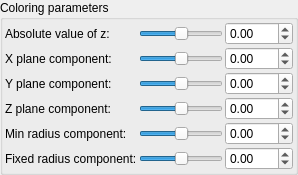
    <widget class="QGroupBox" name="groupBox_4">
     <property name="title">
      <string>Coloring parameters</string>
     </property>
     <layout class="QGridLayout" name="gridLayout_5">
      <property name="leftMargin">
       <number>2</number>
      </property>
      <property name="topMargin">
       <number>2</number>
      </property>
      <property name="rightMargin">
       <number>2</number>
      </property>
      <property name="bottomMargin">
       <number>2</number>
      </property>
      <property name="spacing">
       <number>2</number>
      </property>
      <item row="0" column="0">
       <layout class="QGridLayout" name="gridLayout_4">
        <property name="spacing">
         <number>2</number>
        </property>
        <item row="4" column="0">
         <widget class="QLabel" name="label_28">
          <property name="text">
           <string>Min radius component:</string>
          </property>
         </widget>
        </item>
        <item row="2" column="0">
         <widget class="QLabel" name="label_26">
          <property name="text">
           <string>Y plane component:</string>
          </property>
         </widget>
        </item>
        <item row="2" column="1">
         <widget class="QSlider" name="slider3_mandelbox_color_y">
          <property name="minimum">
           <number>-500</number>
          </property>
          <property name="maximum">
           <number>500</number>
          </property>
          <property name="singleStep">
           <number>1</number>
          </property>
          <property name="orientation">
           <enum>Qt::Horizontal</enum>
          </property>
         </widget>
        </item>
        <item row="1" column="2">
         <widget class="MyDoubleSpinBox" name="spinbox3_mandelbox_color_x">
          <property name="prefix">
           <string/>
          </property>
          <property name="suffix">
           <string/>
          </property>
          <property name="decimals">
           <number>2</number>
          </property>
          <property name="minimum">
           <double>-100.000000000000000</double>
          </property>
          <property name="maximum">
           <double>100.000000000000000</double>
          </property>
          <property name="singleStep">
           <double>0.100000000000000</double>
          </property>
         </widget>
        </item>
        <item row="3" column="2">
         <widget class="MyDoubleSpinBox" name="spinbox3_mandelbox_color_z">
          <property name="prefix">
           <string/>
          </property>
          <property name="suffix">
           <string/>
          </property>
          <property name="decimals">
           <number>2</number>
          </property>
          <property name="minimum">
           <double>-100.000000000000000</double>
          </property>
          <property name="maximum">
           <double>100.000000000000000</double>
          </property>
          <property name="singleStep">
           <double>0.100000000000000</double>
          </property>
         </widget>
        </item>
        <item row="1" column="1">
         <widget class="QSlider" name="slider3_mandelbox_color_x">
          <property name="minimum">
           <number>-500</number>
          </property>
          <property name="maximum">
           <number>500</number>
          </property>
          <property name="singleStep">
           <number>1</number>
          </property>
          <property name="orientation">
           <enum>Qt::Horizontal</enum>
          </property>
         </widget>
        </item>
        <item row="1" column="0">
         <widget class="QLabel" name="label_25">
          <property name="text">
           <string>X plane component:</string>
          </property>
         </widget>
        </item>
        <item row="3" column="0">
         <widget class="QLabel" name="label_27">
          <property name="text">
           <string>Z plane component:</string>
          </property>
         </widget>
        </item>
        <item row="0" column="1">
         <widget class="QSlider" name="slider_mandelbox_color_R">
          <property name="minimum">
           <number>-500</number>
          </property>
          <property name="maximum">
           <number>500</number>
          </property>
          <property name="singleStep">
           <number>1</number>
          </property>
          <property name="orientation">
           <enum>Qt::Horizontal</enum>
          </property>
         </widget>
        </item>
        <item row="0" column="2">
         <widget class="MyDoubleSpinBox" name="spinbox_mandelbox_color_R">
          <property name="prefix">
           <string/>
          </property>
          <property name="suffix">
           <string/>
          </property>
          <property name="decimals">
           <number>2</number>
          </property>
          <property name="minimum">
           <double>-100.000000000000000</double>
          </property>
          <property name="maximum">
           <double>100.000000000000000</double>
          </property>
          <property name="singleStep">
           <double>0.100000000000000</double>
          </property>
         </widget>
        </item>
        <item row="3" column="1">
         <widget class="QSlider" name="slider3_mandelbox_color_z">
          <property name="minimum">
           <number>-500</number>
          </property>
          <property name="maximum">
           <number>500</number>
          </property>
          <property name="singleStep">
           <number>1</number>
          </property>
          <property name="orientation">
           <enum>Qt::Horizontal</enum>
          </property>
         </widget>
        </item>
        <item row="0" column="0">
         <widget class="QLabel" name="label_24">
          <property name="text">
           <string>Absolute value of z:</string>
          </property>
         </widget>
        </item>
        <item row="2" column="2">
         <widget class="MyDoubleSpinBox" name="spinbox3_mandelbox_color_y">
          <property name="prefix">
           <string/>
          </property>
          <property name="suffix">
           <string/>
          </property>
          <property name="decimals">
           <number>2</number>
          </property>
          <property name="minimum">
           <double>-100.000000000000000</double>
          </property>
          <property name="maximum">
           <double>100.000000000000000</double>
          </property>
          <property name="singleStep">
           <double>0.100000000000000</double>
          </property>
         </widget>
        </item>
        <item row="5" column="0">
         <widget class="QLabel" name="label_29">
          <property name="text">
           <string>Fixed radius component:</string>
          </property>
         </widget>
        </item>
        <item row="4" column="1">
         <widget class="QSlider" name="slider_mandelbox_color_Sp1">
          <property name="minimum">
           <number>-500</number>
          </property>
          <property name="maximum">
           <number>500</number>
          </property>
          <property name="singleStep">
           <number>1</number>
          </property>
          <property name="orientation">
           <enum>Qt::Horizontal</enum>
          </property>
         </widget>
        </item>
        <item row="5" column="1">
         <widget class="QSlider" name="slider_mandelbox_color_Sp2">
          <property name="minimum">
           <number>-500</number>
          </property>
          <property name="maximum">
           <number>500</number>
          </property>
          <property name="singleStep">
           <number>1</number>
          </property>
          <property name="orientation">
           <enum>Qt::Horizontal</enum>
          </property>
         </widget>
        </item>
        <item row="4" column="2">
         <widget class="MyDoubleSpinBox" name="spinbox_mandelbox_color_Sp1">
          <property name="prefix">
           <string/>
          </property>
          <property name="suffix">
           <string/>
          </property>
          <property name="decimals">
           <number>2</number>
          </property>
          <property name="minimum">
           <double>-100.000000000000000</double>
          </property>
          <property name="maximum">
           <double>100.000000000000000</double>
          </property>
          <property name="singleStep">
           <double>0.100000000000000</double>
          </property>
         </widget>
        </item>
        <item row="5" column="2">
         <widget class="MyDoubleSpinBox" name="spinbox_mandelbox_color_Sp2">
          <property name="prefix">
           <string/>
          </property>
          <property name="suffix">
           <string/>
          </property>
          <property name="decimals">
           <number>2</number>
          </property>
          <property name="minimum">
           <double>-100.000000000000000</double>
          </property>
          <property name="maximum">
           <double>100.000000000000000</double>
          </property>
          <property name="singleStep">
           <double>0.100000000000000</double>
          </property>
         </widget>
        </item>
       </layout>
      </item>
     </layout>
    </widget>
